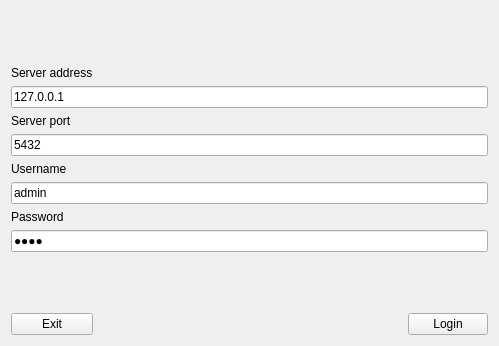
<?xml version="1.0" encoding="UTF-8"?>
<ui version="4.0">
 <class>login_view</class>
 <widget class="QWidget" name="login_view">
  <property name="geometry">
   <rect>
    <x>0</x>
    <y>0</y>
    <width>499</width>
    <height>346</height>
   </rect>
  </property>
  <property name="windowTitle">
   <string>Form</string>
  </property>
  <layout class="QGridLayout" name="gridLayout">
   <item row="10" column="0" colspan="3">
    <widget class="QLineEdit" name="username_input">
     <property name="text">
      <string>admin</string>
     </property>
     <property name="placeholderText">
      <string>username</string>
     </property>
    </widget>
   </item>
   <item row="14" column="1">
    <spacer name="button_spacer">
     <property name="orientation">
      <enum>Qt::Horizontal</enum>
     </property>
     <property name="sizeHint" stdset="0">
      <size>
       <width>40</width>
       <height>20</height>
      </size>
     </property>
    </spacer>
   </item>
   <item row="9" column="0">
    <widget class="QLabel" name="username_label">
     <property name="text">
      <string>Username</string>
     </property>
    </widget>
   </item>
   <item row="12" column="0" colspan="3">
    <widget class="QLineEdit" name="password_input">
     <property name="text">
      <string>test</string>
     </property>
     <property name="echoMode">
      <enum>QLineEdit::Password</enum>
     </property>
    </widget>
   </item>
   <item row="14" column="2">
    <widget class="QPushButton" name="login_button">
     <property name="text">
      <string>Login</string>
     </property>
    </widget>
   </item>
   <item row="1" column="0" colspan="3">
    <spacer name="top_spacer">
     <property name="orientation">
      <enum>Qt::Vertical</enum>
     </property>
     <property name="sizeHint" stdset="0">
      <size>
       <width>20</width>
       <height>40</height>
      </size>
     </property>
    </spacer>
   </item>
   <item row="3" column="0" colspan="3">
    <widget class="QLineEdit" name="address_input">
     <property name="text">
      <string>127.0.0.1</string>
     </property>
     <property name="placeholderText">
      <string/>
     </property>
    </widget>
   </item>
   <item row="5" column="0">
    <widget class="QLabel" name="port_label">
     <property name="text">
      <string>Server port</string>
     </property>
    </widget>
   </item>
   <item row="2" column="0">
    <widget class="QLabel" name="address_label">
     <property name="text">
      <string>Server address</string>
     </property>
    </widget>
   </item>
   <item row="14" column="0">
    <widget class="QPushButton" name="exit_button">
     <property name="text">
      <string>Exit</string>
     </property>
    </widget>
   </item>
   <item row="6" column="0" colspan="3">
    <widget class="QLineEdit" name="port_input">
     <property name="text">
      <string>5432</string>
     </property>
     <property name="placeholderText">
      <string/>
     </property>
    </widget>
   </item>
   <item row="13" column="1">
    <spacer name="bottom_spacer">
     <property name="orientation">
      <enum>Qt::Vertical</enum>
     </property>
     <property name="sizeHint" stdset="0">
      <size>
       <width>20</width>
       <height>40</height>
      </size>
     </property>
    </spacer>
   </item>
   <item row="11" column="0">
    <widget class="QLabel" name="password_label">
     <property name="text">
      <string>Password</string>
     </property>
    </widget>
   </item>
  </layout>
 </widget>
 <resources/>
 <connections/>
</ui>
